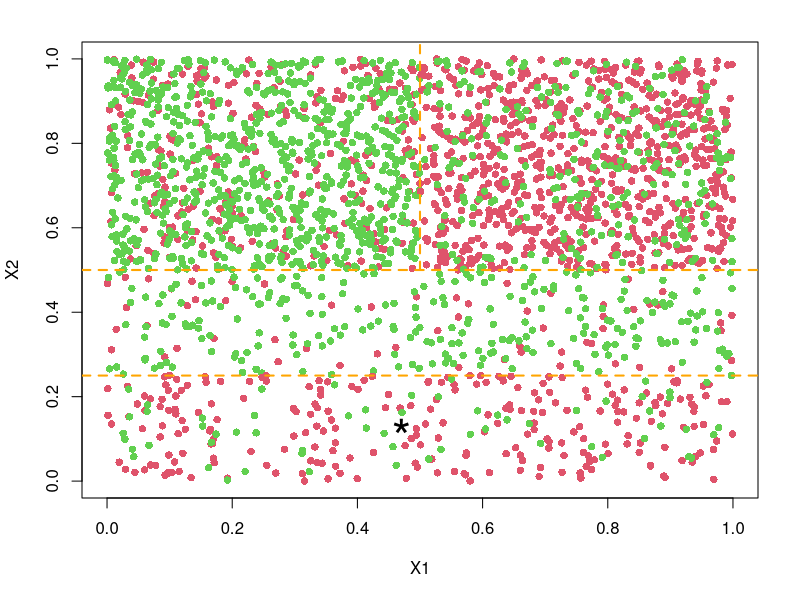
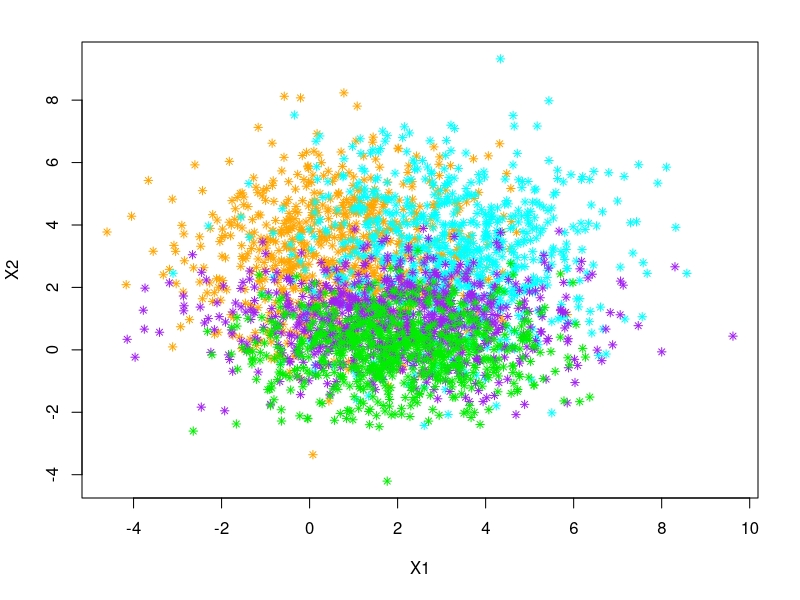
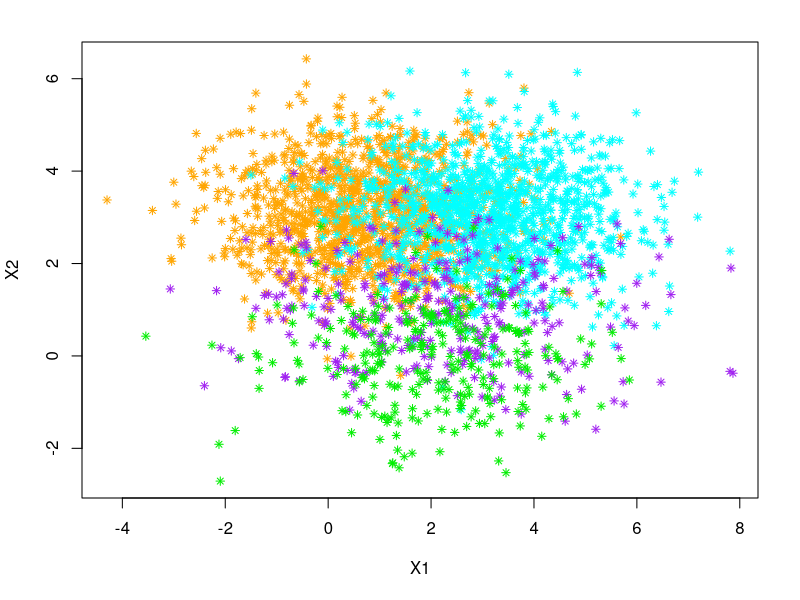

The R source for these figures, in order: (Note: this script raises an error after producing the figures.)
## ---- chunk 1
knitr::opts_chunk$set(tidy = FALSE, fig.width = 8, fig.height = 8, echo = FALSE)
options(htmltools.dir.version = FALSE)
## ---- chunk 2

set.seed(2)

n1 <- 1000; n2 <- 1000; n3 <- 300; n4 <- 300 

prob_classe1_z1 <- 0.25
prob_classe2_z1 <- 0.75

prob_classe1_z2 <- 0.75
prob_classe2_z2 <- 0.25

prob_classe1_z3 <- 0.2
prob_classe2_z3 <- 0.80

prob_classe1_z4 <- 0.80
prob_classe2_z4 <- 0.2


# Zone 1, limit X1 : 0 - 0.5, limit X2 : 0.5 - 1

b_inf_X1_z1 <- 0
b_sup_X1_z1 <- 0.5
b_inf_X2_z1 <- 0.5
b_sup_X2_z1 <- 1

Y.train.z1 <- c(rep(0, n1*prob_classe1_z1), rep(1,n1*prob_classe2_z1))
X.train.z1 <- cbind(runif(n1, b_inf_X1_z1, b_sup_X1_z1) ,  runif(n1, b_inf_X2_z1, b_sup_X2_z1) )
colnames(X.train.z1) <- c("X1", "X2")


# Zone 2, limit X1 : 0.5 - 1, limit X2 : 0.5 - 1

b_inf_X1_z2 <- 0.5
b_sup_X1_z2 <- 1
b_inf_X2_z2 <- 0.5
b_sup_X2_z2 <- 1

Y.train.z2 <- c(rep(0, n2*prob_classe1_z2), rep(1,n2*prob_classe2_z2))
X.train.z2 <- cbind(runif(n2, b_inf_X1_z2, b_sup_X1_z2) ,  runif(n2, b_inf_X2_z2, b_sup_X2_z2) )
colnames(X.train.z2) <- c("X1", "X2")


# Zone 3, limit X1 : 0 - 1, limit X2 : 0.25 - 0.5

b_inf_X1_z3 <- 0
b_sup_X1_z3 <- 1
b_inf_X2_z3 <- 0.25
b_sup_X2_z3 <- 0.5

Y.train.z3 <- c(rep(0, n3*prob_classe1_z3), rep(1, n3*prob_classe2_z3))
X.train.z3 <- cbind(runif(n3, b_inf_X1_z3, b_sup_X1_z3) ,  runif(n3, b_inf_X2_z3, b_sup_X2_z3) )
colnames(X.train.z3) <- c("X1", "X2")


# Zone 4, limit X1 : 0 - 1, limit X2 : 0 - 0.25

b_inf_X1_z4 <- 0
b_sup_X1_z4 <- 1
b_inf_X2_z4 <- 0
b_sup_X2_z4 <- 0.25

Y.train.z4 <- c(rep(0, n4*prob_classe1_z4), rep(1, n4*prob_classe2_z4))
X.train.z4 <- cbind(runif(n4, b_inf_X1_z4, b_sup_X1_z4) ,  runif(n4, b_inf_X2_z4, b_sup_X2_z4) )
colnames(X.train.z4) <- c("X1", "X2")


# Concatenate

Y.train <- c(Y.train.z1, Y.train.z2, Y.train.z3, Y.train.z4)
X.train <- rbind(X.train.z1, X.train.z2, X.train.z3, X.train.z4)


#######
# Graph generation

par(mar=c(5.1,4.1,2.1,2.1))
plot(X.train, col=Y.train+2, xlim=c(0,1), ylim=c(0,1), pch=16, xlab="X1", ylab="X2")
segments(x0=0.5, y0=0.5, x1=0.5, y1=2, col="orange", lw=2, lty=2)
abline(h=0.5, lty=2, col="orange", lw=2)
abline(h=0.25, lty=2, col="orange", lw=2)
points(0.47, 0.13, pch="*", cex=3)
## ---- chunk 3
set.seed(1)
library(mvtnorm)

# Model probabilities (4 balanced classes)
pi0 <- 0.25
pi1 <- 0.25
pi2 <- 0.25
pi3 <- 0.25

# Gaussian dimension
l <- 20

# Gaussian parameters
mu0 <- c(c(0.8,3), rep(c(1,2.5), l/2-1)) ; Sigma0 <- diag(c(c(3,3), rep(c(3,1),l/2-1)) )
mu1 <- c(c(3.2,3), rep(c(2.5,2.5), l/2-1)) ; Sigma1 <- diag(c(c(3,3), rep(c(3,5),l/2-1)) )
mu2 <- c(c(2,1), rep(c(2,2.3),l/2-1)) ; Sigma2 <- diag( (rep(c(4,1),l/2) ) )
mu3 <- c(c(2,0), rep(c(2,1.8),l/2-1)) ; Sigma3 <- diag( (rep(c(2.5,1),l/2) ) )

# Number of training data
n <-3000 # only 3000 to keep figure meaningful
# Sample class label
classe <- sample(x = c(0,1,2,3), size = n, replace = TRUE, prob = c(pi0,pi1,pi2,pi3))
classe <- sort(classe)

couleur <- rep("orange", n)
couleur[classe==1] <- "cyan"
couleur[classe==2] <- "purple"
couleur[classe==3] <- "green2"

n0 <- sum(classe==0)
n1 <- sum(classe==1)
n2 <- sum(classe==2)
n3 <- sum(classe==3)

# Sample from the Gaussians
x.train <- rbind(rmvnorm(n0, mu0, Sigma0),
                 rmvnorm(n1, mu1, Sigma1),
                 rmvnorm(n2, mu2, Sigma2),
                 rmvnorm(n3, mu3, Sigma3))

# Graph generation
plot(x.train[,1], x.train[,2], col=couleur,xlab="X1",ylab="X2",pch=8,cex=0.8)
## ---- chunk 4
library(xtable)
resTOT<-read.table("Gaussian-Balanced-No-Noise/Example-Gaussian-Balanced-No-Noise-Res-10000.txt",header=T)
resTOT<-100*resTOT

Identifier<-c("Bayes classifier","Bagged CARTs","Random forest","LVI-RF","CSRF","CSRF","CSRF","CSRF","CSRF","CSRF","DVSRF","DVSRF","KV-RF","KV-RF","KV-RF","KV-RF","NN-RF","NN-RF","NN-RF")
Characteristics<-c(NA,NA,NA,NA,"Nmin=5","Nmin=10","Nmin=50","Nmin=150","Nmin=250","Nmin=350","k=3000,Bsel=100","k=3000,Bsel=50","alpha=1","alpha=0.75","alpha=0.5","alpha=0.25", "k=1000","k=1500","k=2500")
Table=cbind(Identifier,Characteristics,apply(resTOT,2,mean),paste("(",round(apply(resTOT,2,sd),3),")",sep=""))

TableOrdered=rbind(c(NA,"Setting","Error rate", "(sd)"),Table[1:3,],c(NA,"(in 1st forest)",NA,NA),Table[c(5:10,17:19,4,11:16),])

hlines=c(1,2,4,11,14,15,17)

print(xtable(TableOrdered, align=c("rl|c|rl"),caption="First Gaussian example: prediction error rate (percentage), with 10000 training data",label="tab:gaussEq10"),include.rownames = FALSE, include.colnames = FALSE,  hline.after=hlines,comment=FALSE,type="latex")


## ---- chunk 5
library(xtable)
resTOT<-read.table("Gaussian-Balanced-With-Noise/Example-Gaussian-Balanced-With-Noise-Res-10000.txt",header=T)
resTOT<-100*resTOT

Identifier<-c("Bayes classifier","Bagged CARTs","Random forest","LVI-RF","CSRF","CSRF","CSRF","CSRF","CSRF","CSRF","DVSRF","DVSRF","KV-RF","KV-RF","KV-RF","KV-RF","NN-RF","NN-RF","NN-RF")
Characteristics<-c(NA,NA,NA,NA,"Nmin=5","Nmin=10","Nmin=50","Nmin=150","Nmin=250","Nmin=350","k=3000,Bsel=100","k=3000,Bsel=50","alpha=1","alpha=0.75","alpha=0.5","alpha=0.25", "k=1000","k=1500","k=2500")
Table=cbind(Identifier,Characteristics,apply(resTOT,2,mean),paste("(",round(apply(resTOT,2,sd),3),")",sep=""))

TableOrdered=rbind(c(NA,"Setting","Error rate", "(sd)"),Table[1:3,],c(NA,"(in 1st forest)",NA,NA),Table[c(5:10,17:19,4,11:16),])

hlines=c(1,2,4,11,14,15,17)

print(xtable(TableOrdered, align=c("rl|c|rl"),caption="First Gaussian example: prediction error rate (percentage), with 10000 training data and 100 noise variables",label="tab:gaussEqNoise10"),include.rownames = FALSE, include.colnames = FALSE,  hline.after=hlines,comment=FALSE,type="latex")


## ---- chunk 6
# Model probabilities (4 balanced classes)
pi0 <- 0.40
pi1 <- 0.40
pi2 <- 0.10
pi3 <- 0.10

# Gaussian dimension
l <- 20

# Gaussian parameters
mu0 <- c(c(0.8,3), rep(c(1,2.5), l/2-1)) ; Sigma0 <- diag(c(c(2,1), rep(c(3,1),l/2-1)) )
mu1 <- c(c(3.2,3), rep(c(2.5,2.5), l/2-1)) ; Sigma1 <- diag(c(c(2,1), rep(c(3,5),l/2-1)) )
mu2 <- c(c(2,1), rep(c(2,2.3),l/2-1)) ; Sigma2 <- diag( (rep(c(4,1),l/2) ) )
mu3 <- c(c(2,0), rep(c(2,1.8),l/2-1)) ; Sigma3 <- diag( (rep(c(2.5,1),l/2) ) )

# Number of training data
n <- 3000
# Sample class label
classe <- sample(x = c(0,1,2,3), size = n, replace = TRUE, prob = c(pi0,pi1,pi2,pi3))
classe <- sort(classe)

couleur <- rep("orange", n)
couleur[classe==1] <- "cyan"
couleur[classe==2] <- "purple"
couleur[classe==3] <- "green2"

n0 <- sum(classe==0)
n1 <- sum(classe==1)
n2 <- sum(classe==2)
n3 <- sum(classe==3)

# Sample from the Gaussians
x.train <- rbind(rmvnorm(n0, mu0, Sigma0),
                 rmvnorm(n1, mu1, Sigma1),
                 rmvnorm(n2, mu2, Sigma2),
                 rmvnorm(n3, mu3, Sigma3))

plot(x.train[,1], x.train[,2], col=couleur,xlab="X1",ylab="X2",pch=8,cex=0.8)

## ---- chunk 7
library(xtable)
resTOT<-read.table("Gaussian-Unbalanced-No-Noise/Example-Gaussian-Unbalanced-No-Noise-Res-10000.txt",header=T)
resTOT<-100*resTOT

Identifier<-c("Bayes classifier","Bagged CARTs","Random forest","LVI-RF","CSRF","CSRF","CSRF","CSRF","CSRF","CSRF","DVSRF","DVSRF","KV-RF","KV-RF","KV-RF","KV-RF","NN-RF","NN-RF","NN-RF")
Characteristics<-c(NA,NA,NA,NA,"Nmin=5","Nmin=10","Nmin=50","Nmin=150","Nmin=250","Nmin=350","k=3000,Bsel=100","k=3000,Bsel=50","alpha=1","alpha=0.75","alpha=0.5","alpha=0.25", "k=1000","k=1500","k=2500")
Table=cbind(Identifier,Characteristics,apply(resTOT,2,mean),paste("(",round(apply(resTOT,2,sd),3),")",sep=""))

TableOrdered=rbind(c(NA,"Setting","Error rate", "(sd)"),Table[1:3,],c(NA,"(in 1st forest)",NA,NA),Table[c(5:10,17:19,4,11:16),])

hlines=c(1,2,4,11,14,15,17)

print(xtable(TableOrdered, align=c("rl|c|rl"),caption="Second Gaussian example: prediction error rate (percentage), with 10000 training data",label="tab:gaussUnb10"),include.rownames = FALSE, include.colnames = FALSE,  hline.after=hlines,comment=FALSE,type="latex")


## ---- chunk 8
library(xtable)
resTOT<-read.table("Gaussian-Unbalanced-With-Noise/Example-Gaussian-Unbalanced-With-Noise-Res-10000.txt",header=T)
resTOT<-100*resTOT

Identifier<-c("Bayes classifier","Bagged CARTs","Random forest","LVI-RF","CSRF","CSRF","CSRF","CSRF","CSRF","CSRF","DVSRF","DVSRF","KV-RF","KV-RF","KV-RF","KV-RF","NN-RF","NN-RF","NN-RF")
Characteristics<-c(NA,NA,NA,NA,"Nmin=5","Nmin=10","Nmin=50","Nmin=150","Nmin=250","Nmin=350","k=3000,Bsel=100","k=3000,Bsel=50","alpha=1","alpha=0.75","alpha=0.5","alpha=0.25", "k=1000","k=1500","k=2500")
Table=cbind(Identifier,Characteristics,apply(resTOT,2,mean),paste("(",round(apply(resTOT,2,sd),3),")",sep=""))

TableOrdered=rbind(c(NA,"Setting","Error rate", "(sd)"),Table[1:3,],c(NA,"(in 1st forest)",NA,NA),Table[c(5:10,17:19,4,11:16),])

hlines=c(1,2,4,11,14,15,17)

print(xtable(TableOrdered, align=c("rl|c|rl"),caption="Second Gaussian example: prediction error rate (percentage), with 10000 training data and 100 additional noise variables",label="tab:gaussUnbNoise10"),include.rownames = FALSE, include.colnames = FALSE,  hline.after=hlines,comment=FALSE,type="latex")
## ---- chunk 9
knitr::include_graphics("Fig4.eps")
## ---- chunk 10
library(xtable)
resTOT<-read.table("Population-Genetics/Example-Population-Genetics-Res.txt",header=T)
resTOT<-100*resTOT

Identifier<-c("Bagged CARTs","Random forest","LVI-RF","CSRF","CSRF","CSRF","DVSRF","DVSRF","KV-RF","KV-RF","KV-RF","KV-RF","NN-RF","NN-RF","NN-RF")
Characteristics<-c(NA,NA,NA,"Nmin=50","Nmin=150","Nmin=250","k=3000,Bsel=100","k=3000,Bsel=50","alpha=1","alpha=0.75","alpha=0.5","alpha=0.25", "k=1000","k=1500","k=2500")
Table=cbind(Identifier,Characteristics,apply(resTOT,2,mean),paste("(",round(apply(resTOT,2,sd),3),")",sep=""))

TableOrdered=rbind(c(NA,"Setting","Error rate", "(sd)"),Table[1:2,],c(NA,"(in 1st forest)",NA,NA),Table[c(4:6,13:15,3,7:12),])

hlines=c(1,3,7,10,11,13)

print(xtable(TableOrdered, align=c("rl|c|rl"),caption="Population Genetics example: prediction error rate (percentage), with 10000 training data and 1000 test data",label="tab:GenPopResults"),include.rownames = FALSE, include.colnames = FALSE,  hline.after=hlines,comment=FALSE,type="latex")
## ---- chunk 11
sessionInfo()
